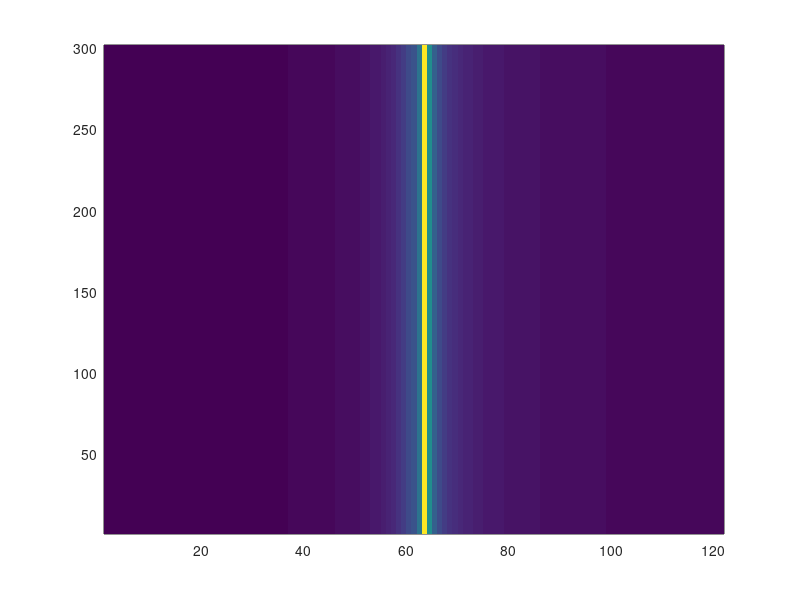

Write MATLAB code to recreate this figure. (Note: this script raises an error after producing the figure.)
% THIS FILE CONTAINS THE DEFINITIONS OF THE PARAMETERS NEEDED TO CREATE THE 
% INPUT FILES FOR THE INWAVE MODEL:
%
% InWave_grd.nc
% InWave_ini.nc
% InWave_bnd.nc
%

%%%%%%%%%%%%%%%%%%%%%%%%%%%%%%%%%%%%%%%%%%%%%%%%%%%%%%%%%%%%%%%%%%%%%%%%%%%
%%%%%                DEFINE WHICH FILES TO GENERATE                   %%%%%
%%%%%%%%%%%%%%%%%%%%%%%%%%%%%%%%%%%%%%%%%%%%%%%%%%%%%%%%%%%%%%%%%%%%%%%%%%%

make_InWave_grd=1;
make_InWave_ini=1;
make_InWave_bnd=1;

%%%%%%%%%%%%%%%%%%%%%%%%%%%%%%%%%%%%%%%%%%%%%%%%%%%%%%%%%%%%%%%%%%%%%%%%%%%
%%%%%        GENERAL PARAMETERS: THESE NEED TO BE DEFINED ALWAYS       %%%%
%%%%%%%%%%%%%%%%%%%%%%%%%%%%%%%%%%%%%%%%%%%%%%%%%%%%%%%%%%%%%%%%%%%%%%%%%%%

Lm= 122;                % number of total rho points in the xi direction
Mm= 302;                % number of total rho points in the eta direction
TA= 8.3;                % representative absolute wave period (sec)
theta=261;

%%%%%%%%%%%%%%%%%%%%%%%%%%%%%%%%%%%%%%%%%%%%%%%%%%%%%%%%%%%%%%%%%%%%%%%%%%%
%%%%%                GRID AND BATHYMETRY DEFINITION                   %%%%%
%%%%%%%%%%%%%%%%%%%%%%%%%%%%%%%%%%%%%%%%%%%%%%%%%%%%%%%%%%%%%%%%%%%%%%%%%%%

filepath='P:\INWAVE_020811\Projects\Inwave_tests\Inwave_shoreface\';

if (make_InWave_grd)
    
  grd_file=strcat(filepath,'InWave_grd.nc');  % name of the grid file
    
  % Grid characteristics
  x1=[1:Lm];
  y1=[1:Mm];
  dx=ones(size(x1));
  dy=ones(size(y1));
  dx(1:30)=20;
  dx(31:61)=20-((31:61)-30)./30*18;
  dx(62:end)=2;
  dy=20.*dy;
%   dx=20;                % grid cell size in xi direction
%   dy=20;                % grid cell size in eta direction 
   count=0;
   for ii=1:length(dx)
       if ii>1
           X(ii)= count+dx(ii);
           count= X(ii);
       else
           X(ii)= count;
           count= X(ii);
       end
   end
  % enter x and y coordinates of rho points

%   X=[0:dx:dx*(Lm-1)];
  Y=[0:dy:dy*(Mm-1)];

  [x,y]=meshgrid(X,Y);
  [dx,dy]=meshgrid(dx,dy);
  %x=repmat(x,length(y),1);
  %y=repmat(y',1,length(x));

  % Bathymetry characteristics
  depth0= 11.75;            % water depth in the study domain (m)
  slope=0.0125;
%  slope=0.125;

  % set depth 
%   depth=zeros(size(x))+depth0;
%   depth=depth0-slope.*x;
  depth=0.125*(-(x-max(max(x)))).^(2/3)-3;
  depth(depth<-2)=-2;
  %depth0-slope.*x;
  % set grid angle
  roms_angle=zeros(size(depth));

  % set masking
  mask_rho=ones(size(depth));
  dum=find(depth<-1.9);
  mask_rho(dum)=0;
  
  % set coriolis f
  f=zeros(size(depth))+4.988e-5; %20N
  
  % compute wave number
  
  L0=(9.81*TA.^2)./(2*pi);
  L=zeros(size(L0));
  
  for nn=1:100
      L=L0.*tanh((depth.*2*pi)./L);
  end
  
  k=(2*pi)./L;
  
  % compute wave celerity
  
  C=L./TA;
  
  % compute wave group celerity
  
  Cg=(C.*0.5).*(1+((k.*2).*depth)./sinh((k.*2).*depth));
  
  % compute refraction
  
  [mm,nn]=size(Cg);
  ang=zeros(size(Cg));
  
  for yy=1:mm
      ang(yy,:)=asin(C(yy,:)./C(yy,1)*sin((theta-270)*pi/180));
  end
  
  %ang=270+ang.*180/pi;
  
  % compute refraction coefficient
  Kr=zeros(size(Cg));
  
  for yy=1:mm
      Kr(yy,:)=(cos(ang(yy,:))/cos(ang(yy,1))).^0.5;
  end
 
  % compute shoaling
  
  Ks=zeros(size(Cg));
  
  for yy=1:mm
    Ks(yy,:)=(Cg(yy,1)./Cg(yy,:)).^0.5;
  end
  
  pcolor(Ks)
  shading flat
  colorbar 'vertical'
  
  ang=270+ang.*180/pi;

end

%%%%%%%%%%%%%%%%%%%%%%%%%%%%%%%%%%%%%%%%%%%%%%%%%%%%%%%%%%%%%%%%%%%%%%%%%%%
%%%%%                 INITIAL CONDITION DEFINITION                    %%%%%
%%%%%%%%%%%%%%%%%%%%%%%%%%%%%%%%%%%%%%%%%%%%%%%%%%%%%%%%%%%%%%%%%%%%%%%%%%%

if (make_InWave_ini || make_InWave_bnd )  

  Nbins= 11;                               % number of directional bins considered in the simulation
  Bindirs_c = [260:10/(Nbins-1):270];   % center angles of the directional bins.
  Bindirs = [260-(10/(Nbins-1))/2:10/(Nbins-1):270+(10/(Nbins-1))/2];
  pd=ones(size(Bindirs)).*180./(Nbins-1);
  
end  

if (make_InWave_ini)  
    
  ini_file=strcat(filepath,'InWave_ini.nc');  % name of the initial file

  Ac=ones(Nbins,Mm,Lm).*0;
  Cx=ones(Nbins,Mm,Lm-1).*0;
  Cy=ones(Nbins,Mm-1,Lm).*0;
  Ct=ones(Nbins+1,Mm,Lm).*0;

end


%%%%%%%%%%%%%%%%%%%%%%%%%%%%%%%%%%%%%%%%%%%%%%%%%%%%%%%%%%%%%%%%%%%%%%%%%%%
%%%%%                 BOUNDARY CONDITION DEFINITION                   %%%%%
%%%%%%%%%%%%%%%%%%%%%%%%%%%%%%%%%%%%%%%%%%%%%%%%%%%%%%%%%%%%%%%%%%%%%%%%%%%

if (make_InWave_bnd)

  bnd_file=strcat(filepath,'InWave_bnd.nc');  % name of the boundary file

  % Duration of the simulation and time increment for the boundaries
  
  dt= 1;                % time increment for the boundaries (seconds)
  drtn= 3600;         % total duration of the simulation (seconds)

  time=[0:dt:drtn];
  
  % Specify by 1 the open boundary: N E S W
  obc=[1 0 1 1];

  Nbins_bnd= 11;         % number of directional bins with energy at the boundaries
  dir_bnd= Bindirs_c;      % center angle (degrees of the bin containing energy at the boudaries
  dumd=find(dir_bnd==theta);
 
 % Specify number of directions at the boundaries (we have to specify at
 % least 2)
 
%   Nbins_bnd= 1;         % number of directional bins with energy at the boundaries
%   dir_bnd= 261;         % center angle (degrees of the bin containing energy at the boudaries)

if sum(ismember(dir_bnd,Bindirs_c)) ~= Nbins_bnd; 
  bin_error=1;
else
  bin_error=0;
end      

% SPECIFY CHARCATERISTICS OF BICHROMATIC WAVE GROUPS

a1=1.00;
a2=0.5;
f1=0.1;
T1=1./f1;
f2=0.12;  %0.115
T2=1./f2;
Tm=(T1+T2)./2;
TA=Tm;

close all

 % if obc(4)==1
      Ac_west=zeros(length(time),Nbins_bnd,Mm);
      for i=1:Mm
          time_r=time-((i-1)*20).*(tan(-(theta-270)*pi/180))./Cg(i,1);
          eta=a1*cos(2*pi*f1*time_r)+a2*cos(2*pi*f2*time_r);
          E=1/8*1025*9.81*(2.*abs(hilbert(eta))).^2;
          Ac1=E./(2*pi/Tm);
          Ac_west(:,dumd,i)=Ac1(:);
      end
 % end
  
 % if obc(1)==1
    Ac_north=zeros(length(time),Nbins_bnd,Lm);
    suma=0;
      for i=1:Lm
          suma=suma+((i-1)*20).*(tan(-(theta-270)*pi/180))/Cg(Mm,i);
          time_r=time-(Mm-1)*20/Cg(Mm,1)-suma;
          eta=Ks(Mm,i).*(a1*cos(2*pi*f1*time_r)+a2*cos(2*pi*f2*time_r));
          HH=2.*abs(hilbert(eta));
          HH(HH>0.78*depth(Mm,i))=0.78*depth(Mm,i);
          E=1/8*1025*9.81*(HH).^2;
          Ac1=E./(2*pi/Tm); 
          if (ang(Mm,i)==ang(Mm,i))
          dist=abs(dir_bnd-ang(Mm,i));
          dumd=find(dist==min(dist));
          end
          Ac1(isnan(Ac1)==1)=0.0;
          Ac_north(:,dumd,i)=Ac1(:);
      end
 % end

 % if obc(3)==1
      Ac_south=zeros(length(time),Nbins_bnd,Lm);
      suma=0;
      for i=1:Lm
          suma=suma+((i-1)*20).*(tan(-(theta-270)*pi/180))/Cg(1,i);
          time_r=time-(1-1)*20/Cg(1,1)-suma;
          eta=Ks(1,i).*(a1*cos(2*pi*f1*time_r)+a2*cos(2*pi*f2*time_r));
          HH=2.*abs(hilbert(eta));
          HH(HH>0.78*depth(1,i))=0.78*depth(1,i);
          E=1/8*1025*9.81*(2.*abs(hilbert(eta))).^2;
          Ac1=E./(2*pi/Tm); 
          if (ang(1,i)==ang(1,i))
          dist=abs(dir_bnd-ang(1,i));
          dumd=find(dist==min(dist));
          end
          Ac1(isnan(Ac1)==1)=0.0;
          Ac_south(:,dumd,i)=Ac1(:);
      end
%  end
    
%  if obc(2)==1
    Ac_east=zeros(length(time),Nbins_bnd,Mm);
%  end


  if obc(4)==1
    TA_west=TA;
  end
  if obc(2)==1
    TA_east=TA;
  end
  if obc(3)==1
    TA_south=TA;
  end
  if obc(1)==1
    TA_north=TA;
  end

end



